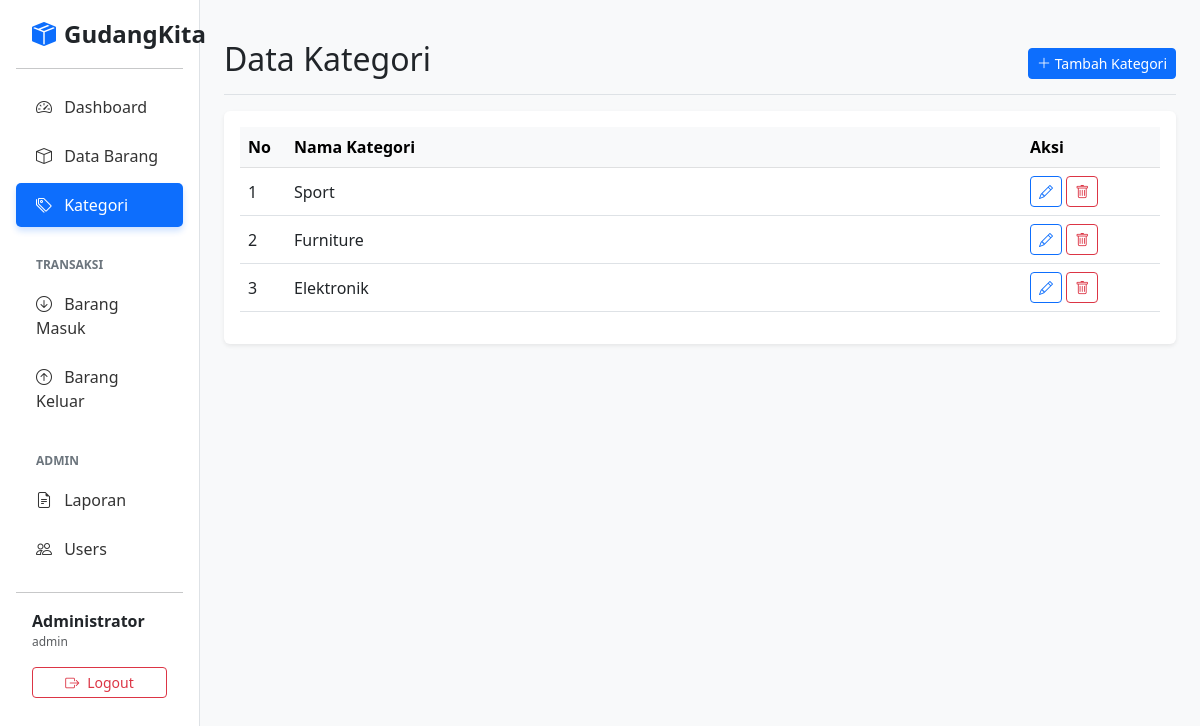
Page /kategori.php (signed in) on the committed database.
### tables this page shows
CREATE TABLE `kategori` (
  `id` int NOT NULL,
  `nama_kategori` varchar(100) NOT NULL
);

### db/functions.php (called while the page is built, shortened)
<?php
$host = "localhost";
$user = "root";
$pass = "12345";
$db = "sistem-inventaris";
$connect = mysqli_connect($host, $user, $pass, $db);
function esc(?string $value): string
{
    return htmlspecialchars($value ?? '', ENT_QUOTES, 'UTF-8');
}
function query(string $query, array $params = []): array
{
    global $connect;
    $result = mysqli_execute_query($connect, $query, $params);
    $rows = [];
    while ($row = mysqli_fetch_assoc($result)) {
        $rows[] = $row;
    }
    return $rows;
}
function isAdmin(): bool
{
    return isset($_SESSION['role']) && $_SESSION['role'] === 'admin';
}

### kategori.php (the view, shortened to what this page needs)
<?php
require_once 'db/functions.php';
require_once 'components/header.php';
$data_kategori = query("SELECT * FROM kategori ORDER BY id DESC");
?>
<div class="container-fluid">
    <div class="row">
        <?php require_once 'components/sidebar.php'; ?>
        <main class="col-lg-10 ms-sm-auto px-md-4 py-4">
            <div class="d-flex justify-content-between flex-wrap flex-md-nowrap align-items-center pt-3 pb-2 mb-3 border-bottom">
                <h1 class="h2">Data Kategori</h1>
                <div class="btn-toolbar mb-2 mb-md-0">
                    <button type="button" class="btn btn-sm btn-primary" data-bs-toggle="modal" data-bs-target="#modalTambah">
                        <i class="bi bi-plus-lg"></i> Tambah Kategori
                    </button>
                </div>
            </div>
            <div class="card shadow-sm border-0">
                <div class="card-body">
                    <div class="table-responsive">
                        <table class="table table-hover align-middle">
                            <thead class="table-light">
                                <tr>
                                    <th width="5%">No</th>
                                    <th>Nama Kategori</th>
                                    <?php if (isAdmin()): ?>
                                    <th width="15%">Aksi</th>
                                    <?php endif; ?>
                                </tr>
                            </thead>
                            <tbody>
                                <?php $no=1; foreach ($data_kategori as $row) : ?>
                                <tr>
                                    <td><?= $no++; ?></td>
                                    <td><?= esc($row['nama_kategori']); ?></td>
                                    <?php if (isAdmin()): ?>
                                    <td>
                                        <button type="button" class="btn btn-sm btn-outline-primary btn-edit"
                                                data-bs-toggle="modal"
                                                data-bs-target="#modalEdit"
                                                data-id="<?= esc($row['id']); ?>"
                                                data-nama="<?= esc($row['nama_kategori']); ?>">
                                            <i class="bi bi-pencil"></i>
                                        </button>
                                        <a href="#" class="btn btn-sm btn-outline-danger"
                                           onclick="konfirmasiHapus(<?= (int)$row['id']; ?>)">
                                           <i class="bi bi-trash"></i>
                                        </a>
                                    </td>
                                    <?php endif; ?>
                                </tr>
                                <?php endforeach; ?>
                            </tbody>
                        </table>
                    </div>
                </div>
            </div>
        </main>
    </div>
</div>
<?php require_once 'components/footer.php'; ?>

### rows in the picture
kategori: nama_kategori "Sport"
kategori: nama_kategori "Furniture"
kategori: nama_kategori "Elektronik"

### other values in the picture
$_SESSION['nama'] "Administrator"
$_SESSION['role'] "admin"
